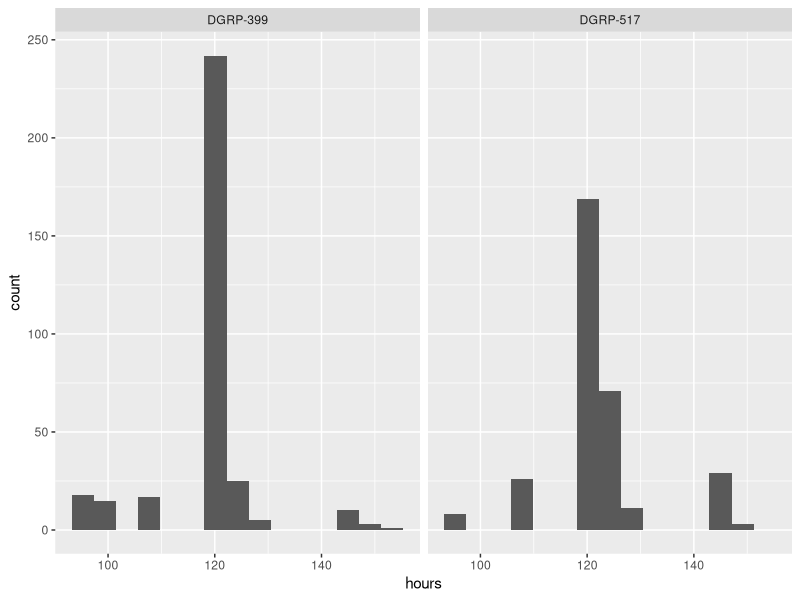
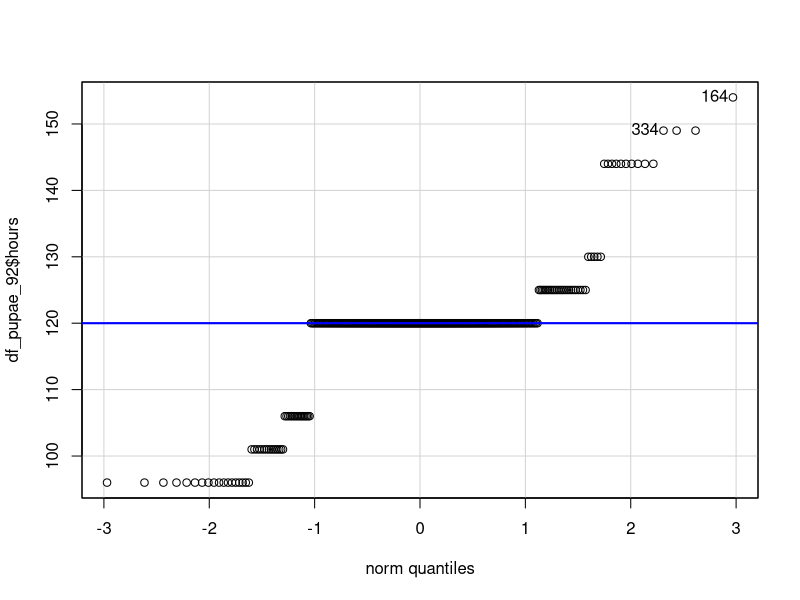
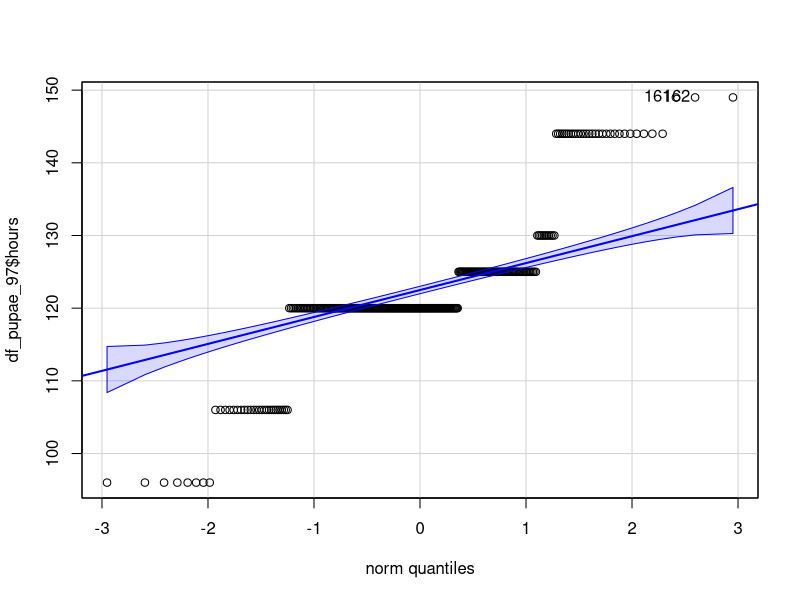
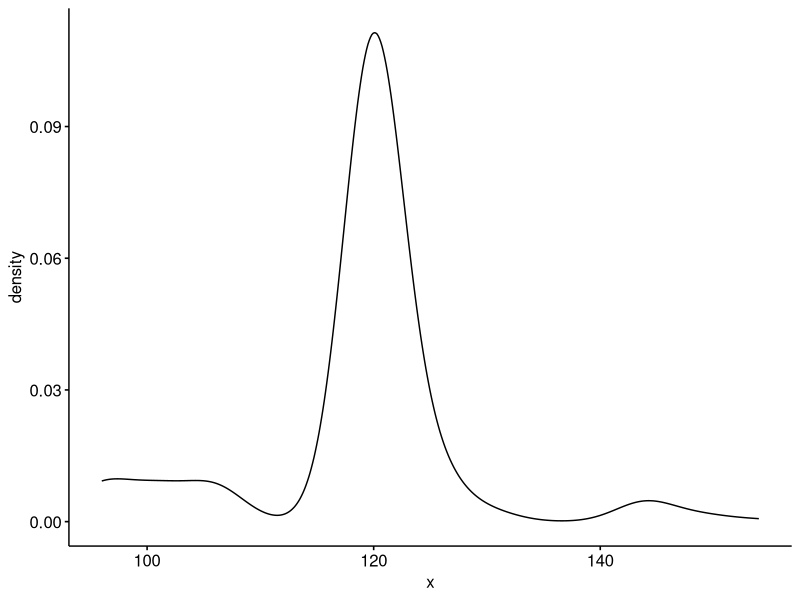
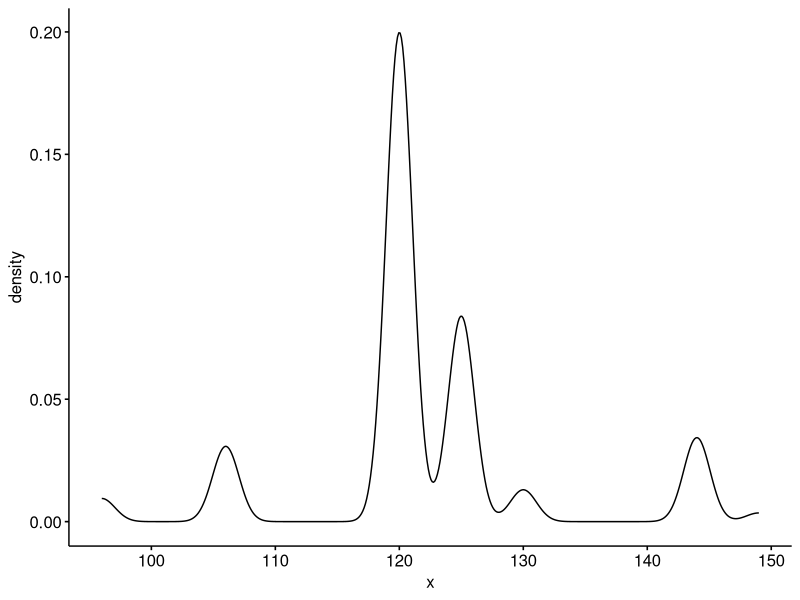
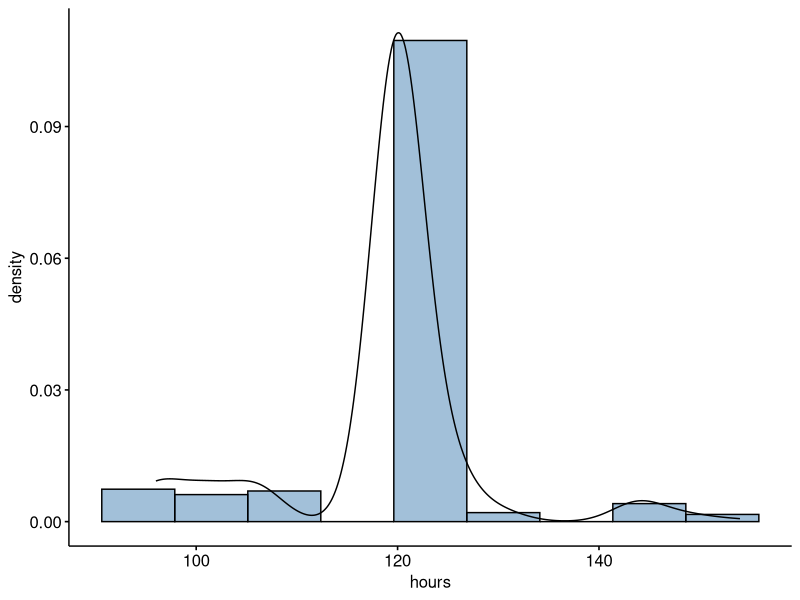
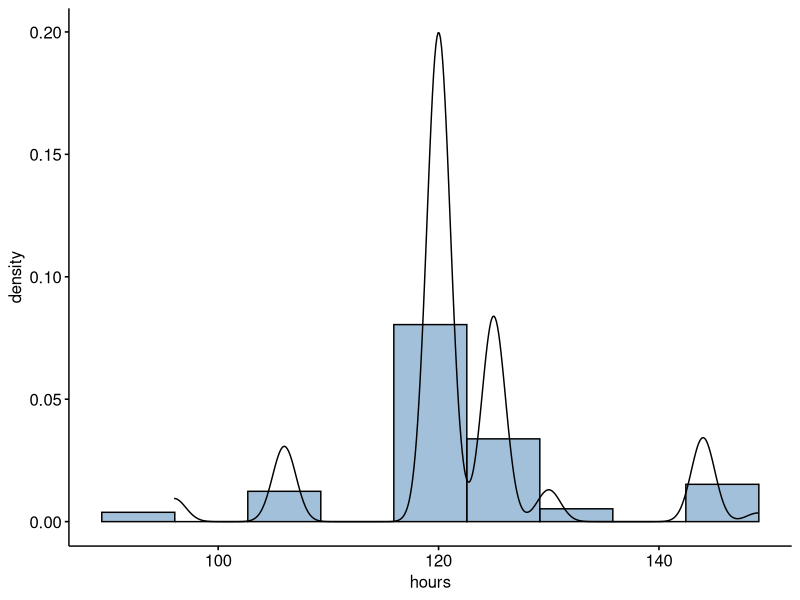

These figures' R source, in order: (Note: this script raises an error after producing the figures.)
#development data analysis

#this script is meant to analyze time to pupation and time to adulthood for infected and uninfected DGRP 399 and 517 flies

#Created by: Shaun Cross
#date: 07-15-2020

library(tidyverse)
library(readxl)
library(ggpubr)

#set wd to where this file is saved
setwd(dirname(rstudioapi::getActiveDocumentContext()$path))

#First looking at pupation rate data

#read in the dataframe

df_pupae <- read_excel("development_data_pupation.xlsx", sheet = "plot_data_combined")

#change strain # to DGRP name
df_pupae$strain <- str_replace(df_pupae$strain, "25192", "DGRP-399")
df_pupae$strain <- str_replace(df_pupae$strain, "25197", "DGRP-517")

#do normality testing to know wilcoxon vs t test
#doesn't appear to be normalized, do wilcoxon
ggplot(df_pupae, aes(x = hours)) + 
  geom_histogram(bins = 15) +
  facet_wrap(~strain)
#filter for downstream stats and for testing normality
df_pupae_92 <- df_pupae %>% filter(strain == "DGRP-399")
df_pupae_97 <- df_pupae %>% filter(strain == "DGRP-517")

library(car)
qqp(df_pupae_92$hours)
qqp(df_pupae_97$hours)

ggdensity(df_pupae_92$hours)
ggdensity(df_pupae_97$hours)

#25192 shapiro wilk normality test
#both failed (p < 0.001 inferring not normally distributed)
# Shapiro-Wilk normality test for infected development time
with(df_pupae_92, shapiro.test(hours[galbut == "TRUE"]))# p = 1.125 e-15
# Shapiro-Wilk normality test for uninfected development time
with(df_pupae_92, shapiro.test(hours[galbut == "FALSE"])) # p = 6.164e-15

#25197 shapiro wilk normality test
#both failed (p < 0.001 inferring not normally distributed)
# Shapiro-Wilk normality test for infected development time
with(df_pupae_97, shapiro.test(hours[galbut == "TRUE"]))# p = 4.266e-16
# Shapiro-Wilk normality test for uninfected development time
with(df_pupae_97, shapiro.test(hours[galbut == "FALSE"])) # p = 1.121e-10


#check wilcoxon assumptions
gghistogram(df_pupae_92, x = "hours", y = "..density..", 
            fill = "steelblue",bins = 9, add_density = TRUE)

gghistogram(df_pupae_97, x = "hours", y = "..density..", 
            fill = "steelblue",bins = 9, add_density = TRUE)

#failure of shapiro wilk normality test means we should do wilcoxon test

df_pupae_92 %>%
  group_by(galbut) %>%
  get_summary_stats(hours, type = "median_iqr")

df_pupae_97 %>%
  group_by(galbut) %>%
  get_summary_stats(hours, type = "median_iqr")

stat.test.92 <- df_pupae_92 %>% 
  wilcox_test(hours ~ galbut) %>%
  add_significance()
stat.test.92

stat.test.97 <- df_pupae_97 %>% 
  wilcox_test(hours ~ galbut) %>%
  add_significance()
stat.test.97

#these plots are to check that I ran wilcoxon correctly. ggpubr runs wilcoxon here too
#p values match
p_pupae_92 <- ggplot(df_pupae_92, aes(strain, hours)) +
  geom_violin(aes(fill = galbut))+
  scale_fill_manual(values = c("#56B4E9", "#D55E00")) +
  stat_compare_means(aes(group = galbut))
p_pupae_92

p_pupae_97 <- ggplot(df_pupae_97, aes(strain, hours)) +
  geom_violin(aes(fill = galbut))+
  scale_fill_manual(values = c("#56B4E9", "#D55E00")) +
  stat_compare_means(aes(group = galbut))
p_pupae_97


#plot it
#using the violin plot to show distribution of data
#alternative is box plot but because of many pupae eclosing on the same day, data is lost

p_pupae <- ggplot(df_pupae, aes(galbut, hours)) +
  geom_violin(aes(fill = galbut))+
  facet_wrap(~strain) +
  theme_bw() +
  scale_y_continuous(limits = c(72, 168), 
                     #breaks = seq(96, 154, by = 24),
                     breaks = c(72, 96, 120, 144, 168)) +
  scale_fill_manual(values = c("#56B4E9", "#D55E00")) +
  stat_compare_means(aes(group = galbut))

p_pupae

p_pupae2 <- ggplot(df_pupae, aes(galbut, hours, fill = galbut)) +
  geom_boxplot(aes(fill = galbut, alpha = 0.9))+
  facet_wrap(~strain) +
  theme_bw() +
  scale_y_continuous(limits = c(72, 168), 
                     #breaks = seq(96, 154, by = 24),
                     breaks = c(72, 96, 120, 144, 168)) +
  theme(panel.grid.major = element_blank(), 
        panel.grid.minor = element_blank()) +
  geom_point(pch = 21, position = position_jitterdodge()) +
  scale_fill_manual(values = c("#56B4E9", "#D55E00")) +
  stat_compare_means(aes(group = galbut))

p_pupae2

p_pupae3 <- ggplot(df_pupae, aes(galbut, hours, fill = galbut)) +
  #geom_boxplot(aes(fill = galbut, alpha = 0.9))+
  facet_wrap(~strain) +
  theme_bw() +
  scale_y_continuous(limits = c(72, 168), 
                     #breaks = seq(96, 154, by = 24),
                     breaks = c(72, 96, 120, 144, 168)) +
  theme(panel.grid.major = element_blank(), 
        panel.grid.minor = element_blank()) +
  geom_point(pch = 21, position = position_jitterdodge(jitter.height = 0.8)) +
  stat_summary(fun = median, 
               geom = "crossbar",
               width = 0.5,
               position = position_dodge(0.8),
               aes(group = interaction(strain, galbut))) +
  scale_fill_manual(values = c("#56B4E9", "#D55E00")) +
  stat_compare_means(aes(group = galbut))

p_pupae3


ggsave("developmental_pupae.pdf", width = 5.2, height = 3.5, units = "in")

#get summary stats
df_pupae %>% group_by(strain, galbut) %>% summarise(median = median(hours), avg = mean(hours))


#######ADULT ANALYSIS#######


#read in the data
df_adults <- read_excel("development_data_adults.xlsx", sheet = "plot_data_combined")

#change strain # to DGRP name
df_adults$strain <- str_replace(df_adults$strain, "25192", "DGRP-399")
df_adults$strain <- str_replace(df_adults$strain, "25197", "DGRP-517")

#filtering to only have both for looking at right statistics
#df_adults_both <- df_adults %>% filter(sex == "both")

#do normality testing to know wilcoxon vs t test
#doesn't appear to be normalized, do wilcoxon
# ggplot(df_adults_both, aes(x =hours)) + 
#   geom_histogram(bins = 15) +
#   facet_wrap(~strain)
#filter for downstream stats and for testing normality
df_adults_92 <- df_adults %>% filter(strain == "DGRP-399")
df_adults_97 <- df_adults %>% filter(strain == "DGRP-517")

library(car)
qqp(df_adults_92$hours)
qqp(df_adults_97$hours)

ggdensity(df_adults_92$hours)
ggdensity(df_adults_97$hours)

#25192 shapiro wilk normality test
#both failed (p < 0.001 inferring not normally distributed)
# Shapiro-Wilk normality test for infected development time
with(df_adults_92, shapiro.test(hours[galbut == "TRUE"]))# p = 1.125 e-15
# Shapiro-Wilk normality test for uninfected development time
with(df_adults_92, shapiro.test(hours[galbut == "FALSE"])) # p = 6.164e-15

#25197 shapiro wilk normality test
#both failed (p < 0.001 inferring not normally distributed)
# Shapiro-Wilk normality test for infected development time
with(df_adults_97, shapiro.test(hours[galbut == "TRUE"]))# p = 4.266e-16
# Shapiro-Wilk normality test for uninfected development time
with(df_adults_97, shapiro.test(hours[galbut == "FALSE"])) # p = 1.121e-10

# #remove lines with no fly counts
# df_adults_filt <- df_adults %>% filter(fly_counts > 0)
# 
# #remove both as a sex variable
# df_adults_filt <- df_adults_filt %>% filter(sex != "both")

p_adults <- ggplot(df_adults, aes(sex, hours)) +
  geom_violin(aes(fill = galbut))+
  facet_wrap(~strain) +
  theme_bw() +
  scale_y_continuous(limits = c(192, 336), 
                     breaks = c(192, 216, 240, 264, 288, 312, 336)) +
  scale_fill_manual(values = c("#56B4E9", "#D55E00")) +
  stat_compare_means(aes(group = galbut))

p_adults

p_adults2 <- ggplot(df_adults, aes(sex, hours, fill = galbut)) +
  geom_boxplot(aes(fill = galbut, alpha=0.9))+
  facet_wrap(~strain) +
  theme_bw() +
  scale_y_continuous(limits = c(192, 336), 
                     breaks = c(192, 216, 240, 264, 288, 312, 336)) +
  scale_fill_manual(values = c("#56B4E9", "#D55E00")) +
  theme(panel.grid.major = element_blank(), 
        panel.grid.minor = element_blank()) +
  geom_point(pch = 21, position = position_jitterdodge(jitter.width = 0.2, jitter.height = 0.8)) +
  stat_compare_means(aes(group = galbut))
  
p_adults2


p_adults3 <- ggplot(df_adults, aes(sex, hours, fill = galbut)) +
  #geom_boxplot(aes(fill = galbut, alpha=0.9))+
  facet_wrap(~strain) +
  theme_bw() +
  scale_y_continuous(limits = c(192, 336), 
                     breaks = c(192, 216, 240, 264, 288, 312, 336)) +
  scale_fill_manual(values = c("#56B4E9", "#D55E00")) +
  theme(panel.grid.major = element_blank(), 
        panel.grid.minor = element_blank()) +
  geom_point(pch = 21, position = position_jitterdodge(jitter.width = 0.2, jitter.height = 0.8)) +
  stat_summary(fun = median, 
               geom = "crossbar",
               width = 0.5,
               position = position_dodge(0.8),
               aes(group = interaction(sex, galbut))) +
  stat_compare_means(aes(group = galbut))

p_adults3

ggsave("developmental_adults.pdf", width = 5.2, height = 3.5, units = "in")

#get summary stats
df_adults %>% group_by(strain, galbut, sex) %>% summarise(median = median(hours), avg = mean(hours))


#####ANALYSIS BY STRAIN ONLY--NO GALBUT VIRUS#######

#check pupation differences by strain (no galbut virus)
df_pupae_uninfect <- df_pupae %>% filter(galbut == FALSE)

p_pupae_uninfect <- ggplot(df_pupae_uninfect, aes(strain, hours, fill = strain)) +
  #geom_boxplot(aes(fill = strain, alpha = 0.9))+
  facet_wrap(~galbut) +
  theme_bw() +
  scale_y_continuous(limits = c(72, 168), 
                     breaks = c(72, 96, 120, 144, 168)) +
  scale_fill_manual(values = c("#009E73", "#CC79A7")) +
  theme(panel.grid.major = element_blank(), 
        panel.grid.minor = element_blank()) +
  geom_point(pch = 21, position = position_jitterdodge(jitter.width = 0.2, jitter.height = 0.8)) +
  stat_summary(fun = median, 
               geom = "crossbar",
               width = 0.5,
               position = position_dodge(0.8),
               aes(group = interaction(strain))) +
  theme(legend.position = "none") +
  stat_compare_means(aes(group = strain))

p_pupae_uninfect

ggsave("developmental_pupae_uninfected_top-bar.pdf", width = 1.8, height = 3.5, units = "in")


#get summary stats
df_pupae_uninfect %>% group_by(strain) %>% summarise(median = median(hours), avg = mean(hours))


#look to see total development time difference between strain development
df_adults_uninfect <- df_adults %>% filter(galbut == FALSE)

p_adults_uninfect <- ggplot(df_adults_uninfect, aes(sex, hours, fill = strain)) +
  #geom_boxplot(aes(fill = strain, alpha = 0.9))+
  facet_wrap(~galbut) +
  theme_bw() +
  scale_y_continuous(limits = c(192, 336), 
                     breaks = c(192, 216, 240, 264, 288, 312, 336)) +
  scale_fill_manual(values = c("#009E73", "#CC79A7")) +
  theme(panel.grid.major = element_blank(), 
        panel.grid.minor = element_blank()) +
  geom_point(pch = 21, position = position_jitterdodge(jitter.width = 0.2, jitter.height = 0.8)) +
  stat_summary(fun = median, 
               geom = "crossbar",
               width = 0.5,
               position = position_dodge(0.8),
               aes(group = interaction(strain))) +
  theme(legend.position = 'none') +
  stat_compare_means(aes(group = strain))

p_adults_uninfect

ggsave("developmental_adults_uninfected_top-bar.pdf", width = 1.8, height = 3.5, units = "in")


#get summary stats
df_adults_uninfect %>% group_by(strain, sex) %>% summarise(median = median(hours), avg = mean(hours))
